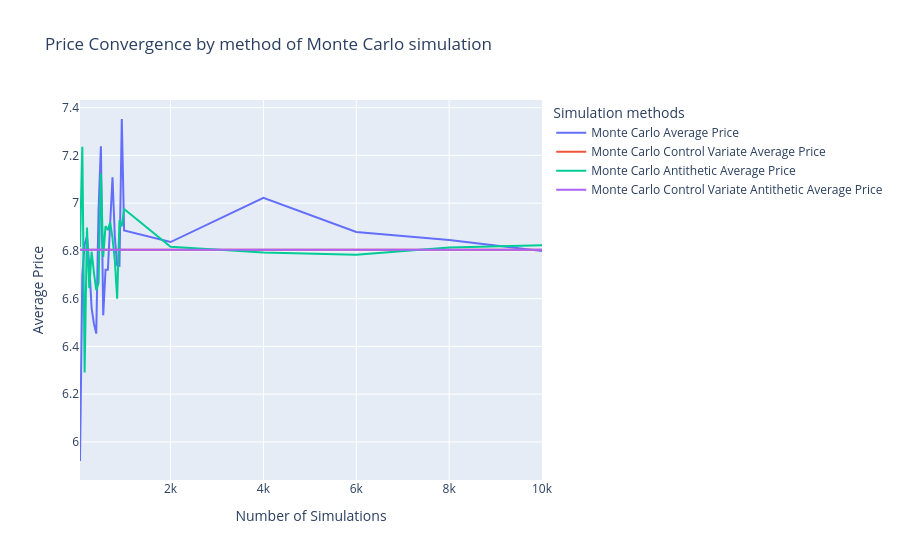

The cell this chart's notebook holds for it:
### Code cell
fig = go.Figure()

# Courbe 1 : Moyenne
fig.add_trace(go.Scatter(
    x=df_call_mc.index,
    y=df_call_mc["mean"],
    mode='lines',
    name='Monte Carlo Average Price'
))

fig.add_trace(go.Scatter(
    x=df_call_mc_cv.index,
    y=df_call_mc_cv["mean"],
    mode='lines',
    name='Monte Carlo Control Variate Average Price'
))

fig.add_trace(go.Scatter(
    x=df_call_mc_an.index,
    y=df_call_mc_an["mean"],
    mode='lines',
    name='Monte Carlo Antithetic Average Price'
))

fig.add_trace(go.Scatter(
    x=df_call_mc_an_cv.index,
    y=df_call_mc_an_cv["mean"],
    mode='lines',
    name='Monte Carlo Control Variate Antithetic Average Price'
))

fig.update_layout(
    title="Price Convergence by method of Monte Carlo simulation",
    xaxis_title="Number of Simulations",
    yaxis_title="Average Price",
    legend_title="Simulation methods"
)

fig.show()

### Figure 1 — Plotly figure (JSON) as saved in the notebook; plotly's stock layout.template omitted (floating-point values rounded to 4 significant figures)
{"data": [{"mode": "lines", "name": "Monte Carlo Average Price", "type": "scatter", "x": [50, 100, 150, 200, 250, 300, 350, 400, 450, 500, 550, 600, 650, 700, 750, 800, 850, 900, 950, 1000, 2000, 4000, 6000, 8000, 10000], "y": [5.92, 6.698, 6.827, 6.861, 6.741, 6.561, 6.495, 6.454, 6.974, 7.238, 6.53, 6.721, 6.721, 6.895, 7.108, 6.86, 6.739, 6.737, 7.352, 6.885, 6.837, 7.022, 6.879, 6.845, 6.8]}, {"mode": "lines", "name": "Monte Carlo Control Variate Average Price", "type": "scatter", "x": [50, 100, 150, 200, 250, 300, 350, 400, 450, 500, 550, 600, 650, 700, 750, 800, 850, 900, 950, 1000, 2000, 4000, 6000, 8000, 10000], "y": [6.805, 6.805, 6.805, 6.805, 6.805, 6.805, 6.805, 6.805, 6.805, 6.805, 6.805, 6.805, 6.805, 6.805, 6.805, 6.805, 6.805, 6.805, 6.805, 6.805, 6.805, 6.805, 6.805, 6.805, 6.805]}, {"mode": "lines", "name": "Monte Carlo Antithetic Average Price", "type": "scatter", "x": [50, 100, 150, 200, 250, 300, 350, 400, 450, 500, 550, 600, 650, 700, 750, 800, 850, 900, 950, 1000, 2000, 4000, 6000, 8000, 10000], "y": [6.817, 7.236, 6.291, 6.898, 6.643, 6.797, 6.71, 6.636, 6.665, 7.124, 6.774, 6.904, 6.887, 6.92, 6.854, 6.761, 6.6, 6.929, 6.903, 6.975, 6.817, 6.793, 6.784, 6.814, 6.823]}, {"mode": "lines", "name": "Monte Carlo Control Variate Antithetic Average Price", "type": "scatter", "x": [50, 100, 150, 200, 250, 300, 350, 400, 450, 500, 550, 600, 650, 700, 750, 800, 850, 900, 950, 1000, 2000, 4000, 6000, 8000, 10000], "y": [6.805, 6.805, 6.805, 6.805, 6.805, 6.805, 6.805, 6.805, 6.805, 6.805, 6.805, 6.805, 6.805, 6.805, 6.805, 6.805, 6.805, 6.805, 6.805, 6.805, 6.805, 6.805, 6.805, 6.805, 6.805]}], "layout": {"legend": {"title": {"text": "Simulation methods"}}, "title": {"text": "Price Convergence by method of Monte Carlo simulation"}, "xaxis": {"title": {"text": "Number of Simulations"}}, "yaxis": {"title": {"text": "Average Price"}}}}
